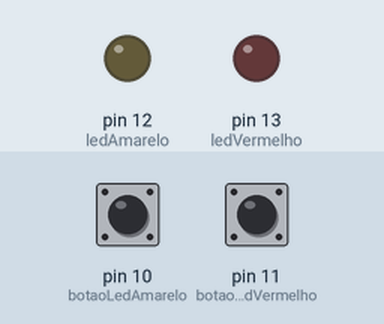
This sketch was run on a simulated Arduino Uno, built with avr-gcc and run on an emulated ATmega328P. On the bench: output pins drawn as LEDs (lit = HIGH). Dashed ring = blinking. The test bench sets the inputs (shaded band); at power-on: pin 10 (botaoLedAmarelo) LOW, pin 11 (botaoLedVermelho) LOW.

Above: at 1.2 s.
1.3 s: pin 10 (botaoLedAmarelo) pulled HIGH for 0.15 s
At 1.7 s:
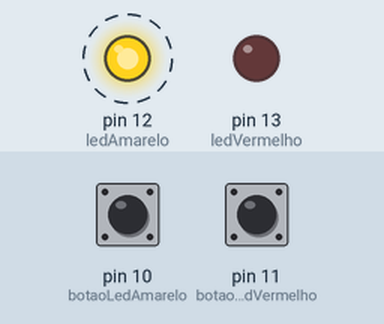
4.4 s: pin 11 (botaoLedVermelho) pulled HIGH for 1 s
At 5.7 s:
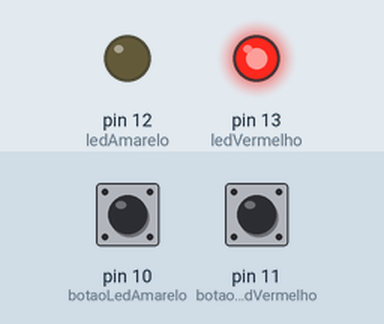
7.3 s: pin 11 (botaoLedVermelho) pulled HIGH for 3.2 s
At 11.5 s:
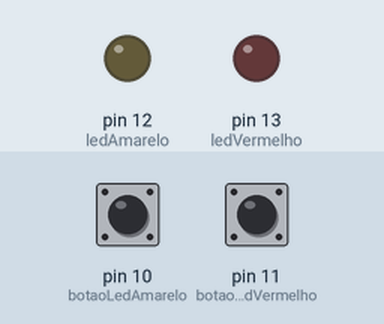
12.3 s: pin 10 (botaoLedAmarelo) pulled HIGH for 1 s
At 12.6 s:
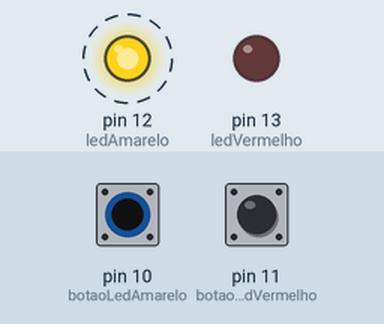
Timing chart, 0 to 17.3 s (numbered marks = the images above; inputs shaded):
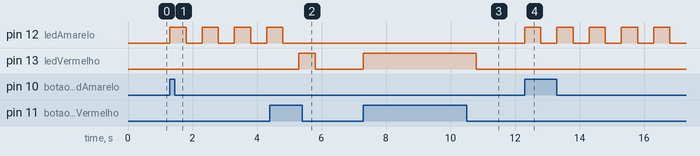

The sketch:

BotaoECA_V3_rotativo.ino
```cpp
const int ledVermelho = 13;
const int botaoLedVermelho = 11;
const int ledAmarelo = 12;
const int botaoLedAmarelo = 10;
int estado =3;
void setup(){
  pinMode(ledVermelho,OUTPUT);
  pinMode(botaoLedVermelho, INPUT);
  pinMode(ledAmarelo,OUTPUT);
  pinMode(botaoLedAmarelo, INPUT);
}

void loop(){
  if(digitalRead(botaoLedVermelho)==1){
    digitalWrite(ledVermelho,HIGH);
    delay(500);
  }else{
    digitalWrite(ledVermelho,LOW);
  }
  if(((digitalRead(botaoLedAmarelo)==1)&&(estado==1))){
    estado=0;
  }
  while(((digitalRead(botaoLedAmarelo)==1)||(estado==0))){
    digitalWrite(ledAmarelo,HIGH);
    delay(500);
    digitalWrite(ledAmarelo,LOW);
    delay(500);
    estado = 0;
    while(digitalRead(botaoLedAmarelo)==1){delay(50);}
    if(((digitalRead(botaoLedVermelho)==1)&&(estado==0)))
        estado=1;
   }


}
```

Measured:
- after the input at 1.3 s, pin 12 (ledAmarelo): alternates HIGH for 0.50 s and LOW for 0.50 s, starting at once
- after the input at 4.4 s, pin 12 (ledAmarelo): goes on until 4.8 s, then stays LOW; pin 13 (ledVermelho): LOW → HIGH after 0.90 s, → LOW 0.50 s later
- after the input at 7.3 s, pin 13 (ledVermelho): LOW → HIGH at once, → LOW 3.5 s later
- after the input at 12.3 s, pin 12 (ledAmarelo): alternates HIGH for 0.50 s and LOW for 0.50 s, starting at once
